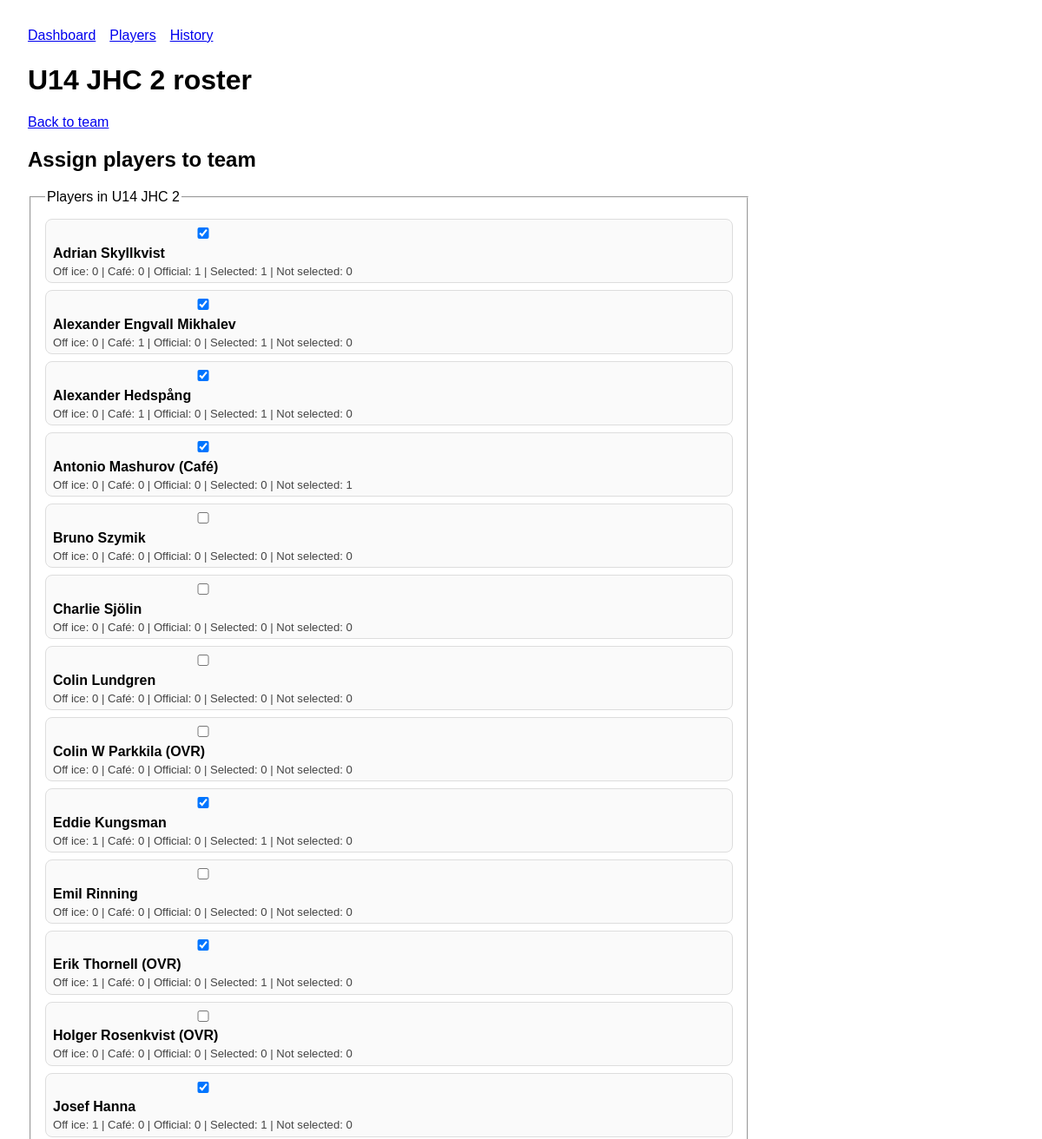
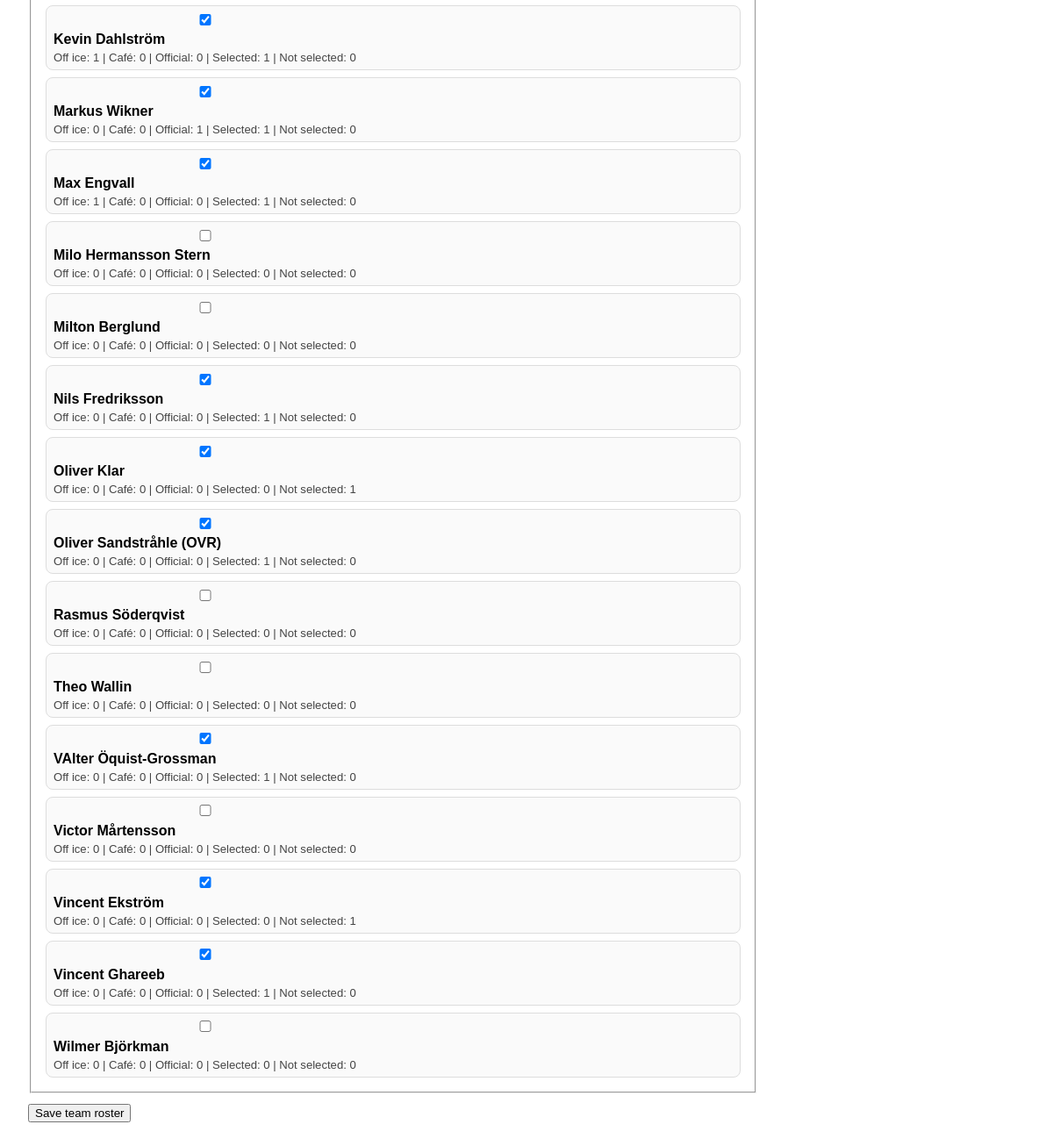
The page /teams/1/roster on the database its author committed (2 pictures, top to bottom).
### tables this page shows
CREATE TABLE teams (
                id INTEGER PRIMARY KEY AUTOINCREMENT,
                name TEXT NOT NULL UNIQUE
            );

CREATE TABLE players (
                id INTEGER PRIMARY KEY AUTOINCREMENT,
                name TEXT NOT NULL,
                ovr INTEGER NOT NULL DEFAULT 0 CHECK (ovr IN (0, 1)),
                cafe INTEGER NOT NULL DEFAULT 0 CHECK (cafe IN (0, 1))
            );

### hockeybemanning/web.py (the view, shortened to what this page needs)
    @app.route("/teams/<int:team_id>/roster", methods=["GET", "POST"])
    def team_roster_page(team_id: int) -> str | object:
        scheduler = app.config["SCHEDULER"]
        team = scheduler.connection.execute(
            "SELECT id, name FROM teams WHERE id = ?",
            (team_id,),
        ).fetchone()
        if team is None:
            return redirect(url_for("dashboard"))
        assigned_player_ids = {player["player_id"] for player in scheduler.team_players(team_id)}
        team_player_stats = {stat["player_id"]: stat for stat in scheduler.team_player_stats(team_id)}
        return render_template(
            "team_roster.html",
            team=team,
            all_players=scheduler.all_players(),
            assigned_player_ids=assigned_player_ids,
            assigned_players=scheduler.team_players(team_id),
            team_player_stats=team_player_stats,
        )

### hockeybemanning/core.py (called while the page is built)
    @property
    def connection(self) -> sqlite3.Connection:
        if not hasattr(self._local, "connection"):
            connection = sqlite3.connect(self._db_path, check_same_thread=False)
            connection.row_factory = sqlite3.Row
            self._local.connection = connection
        return self._local.connection

    def all_players(self) -> list[sqlite3.Row]:
        return self.connection.execute(
            "SELECT id AS player_id, name, ovr, cafe FROM players ORDER BY name, id"
        ).fetchall()

    def team_players(self, team_id: int) -> list[sqlite3.Row]:
        self._require_team(team_id)
        return self.connection.execute(
            """
            SELECT players.id AS player_id, players.name, players.ovr, players.cafe
            FROM team_players
            JOIN players ON players.id = team_players.player_id
            WHERE team_players.team_id = ?
            ORDER BY players.name, players.id
            """,
            (team_id,),
        ).fetchall()

    def _require_team(self, team_id: int) -> sqlite3.Row:
        team = self.connection.execute("SELECT id, name FROM teams WHERE id = ?", (team_id,)).fetchone()
        if team is None:
            raise ValueError("Unknown team.")
        return team

### hockeybemanning/templates/team_roster.html
{% extends 'base.html' %}
{% block content %}
  <h1>{{ team.name }} roster</h1>
  <p><a href="{{ url_for('team_page', team_id=team.id) }}">Back to team</a></p>
  <h2>Assign players to team</h2>
  <form method="post" class="selection-form">
    <fieldset class="selection-grid">
      <legend>Players in {{ team.name }}</legend>
      {% for player in all_players %}
        {% set stats = team_player_stats.get(player.player_id, {}) %}
        <label class="selection-row roster-player-row">
          <input type="checkbox" name="team_player_ids" value="{{ player.player_id }}" {% if player.player_id in assigned_player_ids %}checked{% endif %} />
          <div class="roster-player-content">
            <div class="roster-player-name">
              {{ player.name }}{% if player.ovr %} (OVR){% endif %}{% if player.cafe %} (Café){% endif %}
            </div>
            <div class="roster-player-stats">
              Off ice: {{ stats.off_ice_count|default(0) }} |
              Café: {{ stats.cafe_count|default(0) }} |
              Official: {{ stats.official_count|default(0) }} |
              Selected: {{ stats.selected_count|default(0) }} |
              Not selected: {{ stats.not_selected_count|default(0) }}
            </div>
          </div>
        </label>
      {% else %}
        <p>No players in the shared roster yet.</p>
      {% endfor %}
    </fieldset>
    <button type="submit">Save team roster</button>
  </form>
{% endblock %}

### hockeybemanning/static/styles.css (style rules this page uses)
body { font-family: Arial, sans-serif; margin: 2rem; }
form { display: grid; gap: 0.75rem; max-width: 40rem; }
label { display: grid; gap: 0.25rem; }
button { width: fit-content; }
.selection-form { max-width: 52rem; }
.selection-grid { display: grid; gap: 0.5rem; padding: 1rem; }
.selection-row { display: flex; align-items: center; justify-content: space-between; gap: 1rem; min-height: 2.5rem; padding: 0.35rem 0.5rem; border: 1px solid #ddd; border-radius: 0.5rem; background: #fafafa; }
.roster-player-row { display: grid; gap: 0.3rem; align-items: start; }
.roster-player-content { display: grid; gap: 0.25rem; width: 100%; }
.roster-player-name { font-weight: 700; font-size: 1rem; }
.roster-player-stats { font-size: 0.82rem; color: #444; }

### rows shown on the page
teams: name "U14 JHC 2"
players: team_player_ids "☑", name "Adrian Skyllkvist", off_ice_count "0", cafe_count "0", official_count "1", selected_count "1", not_selected_count "0"
players: team_player_ids "☑", name "Alexander Engvall Mikhalev", off_ice_count "0", cafe_count "1", official_count "0", selected_count "1", not_selected_count "0"
players: team_player_ids "☑", name "Alexander Hedspång", off_ice_count "0", cafe_count "1", official_count "0", selected_count "1", not_selected_count "0"
players: team_player_ids "☑", name "Antonio Mashurov", shows "(Café)", off_ice_count "0", cafe_count "0", official_count "0", selected_count "0", not_selected_count "1"
players: name "Bruno Szymik", off_ice_count "0", cafe_count "0", official_count "0", selected_count "0", not_selected_count "0"
players: name "Charlie Sjölin", off_ice_count "0", cafe_count "0", official_count "0", selected_count "0", not_selected_count "0"
players: name "Colin Lundgren", off_ice_count "0", cafe_count "0", official_count "0", selected_count "0", not_selected_count "0"
players: name "Colin W Parkkila", ovr "(OVR)", off_ice_count "0", cafe_count "0", official_count "0", selected_count "0", not_selected_count "0"
players: team_player_ids "☑", name "Eddie Kungsman", off_ice_count "1", cafe_count "0", official_count "0", selected_count "1", not_selected_count "0"
players: name "Emil Rinning", off_ice_count "0", cafe_count "0", official_count "0", selected_count "0", not_selected_count "0"
players: team_player_ids "☑", name "Erik Thornell", shows "(OVR)", off_ice_count "1", cafe_count "0", official_count "0", selected_count "1", not_selected_count "0"
players: name "Holger Rosenkvist", ovr "(OVR)", off_ice_count "0", cafe_count "0", official_count "0", selected_count "0", not_selected_count "0"
players: team_player_ids "☑", name "Josef Hanna", off_ice_count "1", cafe_count "0", official_count "0", selected_count "1", not_selected_count "0"
players: team_player_ids "☑", name "Kevin Dahlström", off_ice_count "1", cafe_count "0", official_count "0", selected_count "1", not_selected_count "0"
players: team_player_ids "☑", name "Markus Wikner", off_ice_count "0", cafe_count "0", official_count "1", selected_count "1", not_selected_count "0"
players: team_player_ids "☑", name "Max Engvall", off_ice_count "1", cafe_count "0", official_count "0", selected_count "1", not_selected_count "0"
players: name "Milo Hermansson Stern", off_ice_count "0", cafe_count "0", official_count "0", selected_count "0", not_selected_count "0"
players: name "Milton Berglund", off_ice_count "0", cafe_count "0", official_count "0", selected_count "0", not_selected_count "0"
players: team_player_ids "☑", name "Nils Fredriksson", off_ice_count "0", cafe_count "0", official_count "0", selected_count "1", not_selected_count "0"
players: team_player_ids "☑", name "Oliver Klar", off_ice_count "0", cafe_count "0", official_count "0", selected_count "0", not_selected_count "1"
players: team_player_ids "☑", name "Oliver Sandstråhle", shows "(OVR)", off_ice_count "0", cafe_count "0", official_count "0", selected_count "1", not_selected_count "0"
players: name "Rasmus Söderqvist", off_ice_count "0", cafe_count "0", official_count "0", selected_count "0", not_selected_count "0"
players: name "Theo Wallin", off_ice_count "0", cafe_count "0", official_count "0", selected_count "0", not_selected_count "0"
players: team_player_ids "☑", name "VAlter Öquist-Grossman", off_ice_count "0", cafe_count "0", official_count "0", selected_count "1", not_selected_count "0"
players: name "Victor Mårtensson", off_ice_count "0", cafe_count "0", official_count "0", selected_count "0", not_selected_count "0"
players: team_player_ids "☑", name "Vincent Ekström", off_ice_count "0", cafe_count "0", official_count "0", selected_count "0", not_selected_count "1"
players: team_player_ids "☑", name "Vincent Ghareeb", off_ice_count "0", cafe_count "0", official_count "0", selected_count "1", not_selected_count "0"
players: name "Wilmer Björkman", off_ice_count "0", cafe_count "0", official_count "0", selected_count "0", not_selected_count "0"
